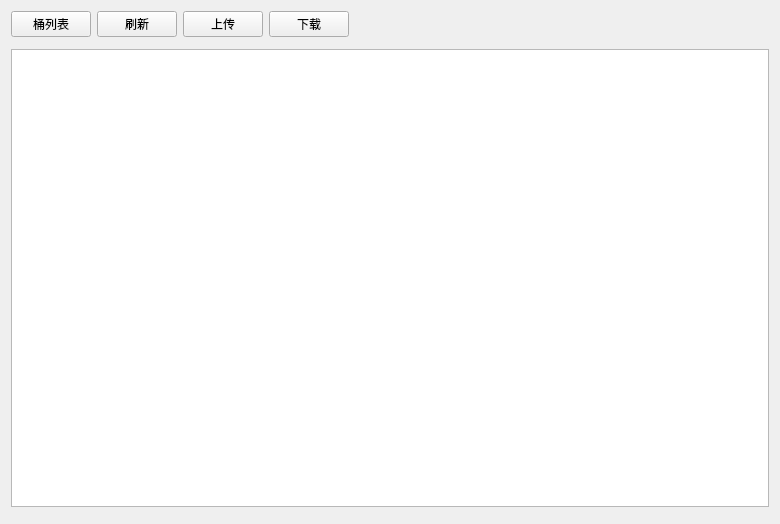
<?xml version="1.0" encoding="UTF-8"?>
<ui version="4.0">
 <class>UiObjectsTableWidget</class>
 <widget class="QWidget" name="UiObjectsTableWidget">
  <property name="geometry">
   <rect>
    <x>0</x>
    <y>0</y>
    <width>780</width>
    <height>524</height>
   </rect>
  </property>
  <property name="windowTitle">
   <string>Form</string>
  </property>
  <layout class="QVBoxLayout" name="verticalLayout">
   <item>
    <widget class="QWidget" name="widget" native="true">
     <layout class="QHBoxLayout" name="horizontalLayout">
      <property name="leftMargin">
       <number>0</number>
      </property>
      <property name="topMargin">
       <number>0</number>
      </property>
      <property name="rightMargin">
       <number>0</number>
      </property>
      <property name="bottomMargin">
       <number>0</number>
      </property>
      <item>
       <widget class="UiPushButton" name="btnBuckets">
        <property name="text">
         <string>桶列表</string>
        </property>
       </widget>
      </item>
      <item>
       <widget class="UiPushButton" name="btnRefresh">
        <property name="text">
         <string>刷新</string>
        </property>
       </widget>
      </item>
      <item>
       <widget class="UiPushButton" name="btnUpload">
        <property name="text">
         <string>上传</string>
        </property>
       </widget>
      </item>
      <item>
       <widget class="UiPushButton" name="btnDownload">
        <property name="text">
         <string>下载</string>
        </property>
       </widget>
      </item>
      <item>
       <spacer name="horizontalSpacer">
        <property name="orientation">
         <enum>Qt::Orientation::Horizontal</enum>
        </property>
        <property name="sizeHint" stdset="0">
         <size>
          <width>435</width>
          <height>20</height>
         </size>
        </property>
       </spacer>
      </item>
     </layout>
    </widget>
   </item>
   <item>
    <widget class="UiBreadWidget" name="widgetBread" native="true"/>
   </item>
   <item>
    <widget class="QTableView" name="tableView">
     <property name="selectionBehavior">
      <enum>QAbstractItemView::SelectionBehavior::SelectRows</enum>
     </property>
     <property name="showGrid">
      <bool>false</bool>
     </property>
    </widget>
   </item>
   <item>
    <widget class="UiPageWidget" name="widgetPage" native="true"/>
   </item>
  </layout>
 </widget>
 <customwidgets>
  <customwidget>
   <class>UiPageWidget</class>
   <extends>QWidget</extends>
   <header>src/fend/uicom/uipagewidget.h</header>
   <container>1</container>
  </customwidget>
  <customwidget>
   <class>UiPushButton</class>
   <extends>QPushButton</extends>
   <header location="global">src/fend/uicom/uipushbutton.h</header>
  </customwidget>
  <customwidget>
   <class>UiBreadWidget</class>
   <extends>QWidget</extends>
   <header>src/fend/uicom/uibreadwidget.h</header>
   <container>1</container>
  </customwidget>
 </customwidgets>
 <resources/>
 <connections/>
</ui>
